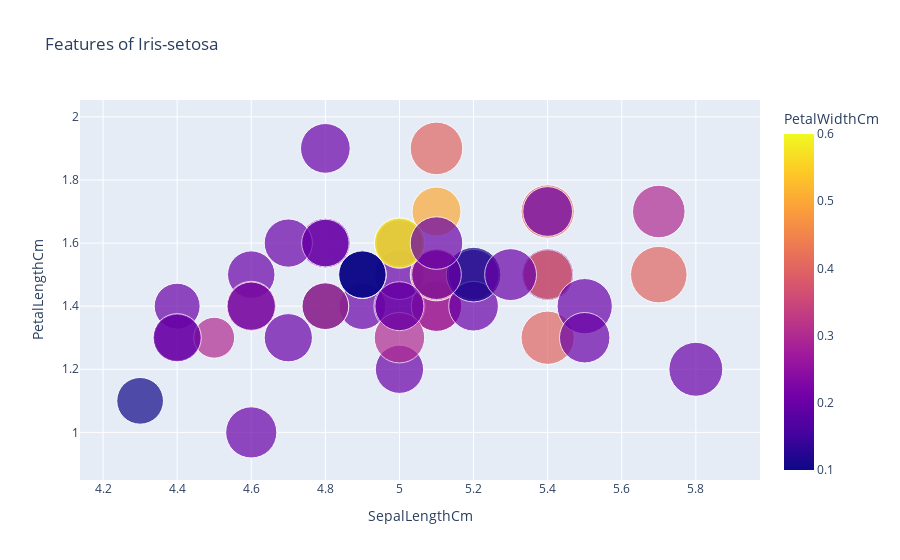
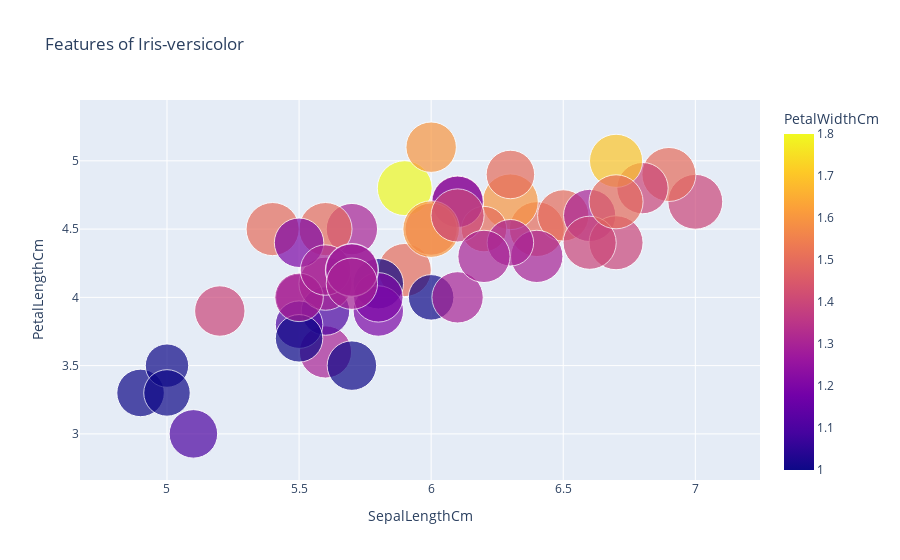
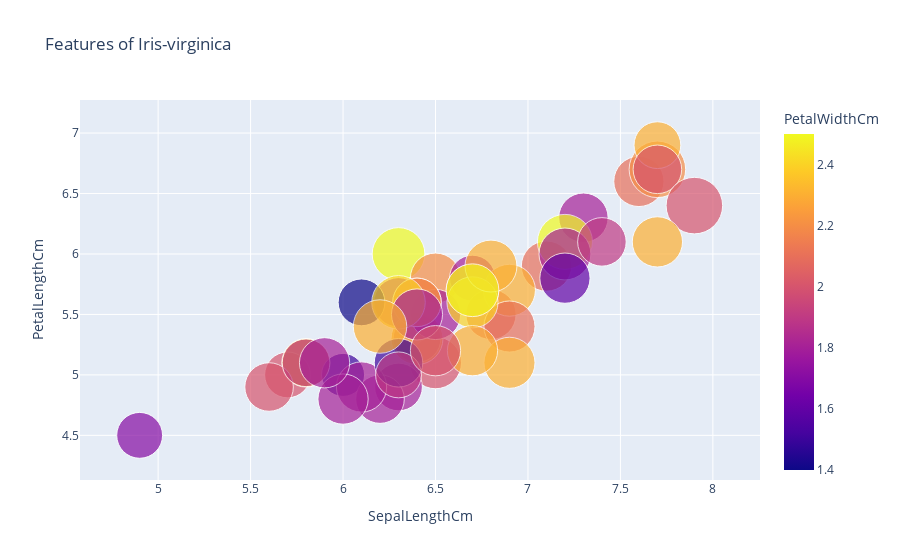

The notebook cell saved with these charts, in order:
### Markdown cell above
### Scatterplot for showing the relationship between Petal length & Sepal length corresponding to the sepal and petal width (i.e For each species)

### Code cell
fig1=px.scatter(df.query('Species=="Iris-setosa"'),x='SepalLengthCm',y='PetalLengthCm',size='SepalWidthCm',color='PetalWidthCm'
           ,title='Features of Iris-setosa',size_max=40)
fig2=px.scatter(df.query('Species=="Iris-versicolor"'),x='SepalLengthCm',y='PetalLengthCm',size='SepalWidthCm',color='PetalWidthCm'
           ,title='Features of Iris-versicolor',size_max=40)
fig3=px.scatter(df.query('Species=="Iris-virginica"'),x='SepalLengthCm',y='PetalLengthCm',size='SepalWidthCm',color='PetalWidthCm'
           ,title='Features of Iris-virginica',size_max=40)
fig1.show()
fig2.show()
fig3.show()

### Figure 1 — Plotly figure (JSON) as saved in the notebook; plotly's stock layout.template omitted (floating-point values rounded to 4 significant figures)
{"data": [{"hovertemplate": "SepalLengthCm=%{x}<br>PetalLengthCm=%{y}<br>SepalWidthCm=%{marker.size}<br>PetalWidthCm=%{marker.color}<extra></extra>", "legendgroup": "", "marker": {"color": [0.2, 0.2, 0.2, 0.2, 0.2, 0.4, 0.3, 0.2, 0.2, 0.1, 0.2, 0.2, 0.1, 0.1, 0.2, 0.4, 0.4, 0.3, 0.3, 0.3, 0.2, 0.4, 0.2, 0.5, 0.2, 0.2, 0.4, 0.2, 0.2, 0.2, 0.2, 0.4, 0.1, 0.2, 0.1, 0.2, 0.2, 0.1, 0.2, 0.2, 0.3, 0.3, 0.2, 0.6, 0.4, 0.3, 0.2, 0.2, 0.2, 0.2], "coloraxis": "coloraxis", "size": [3.5, 3, 3.2, 3.1, 3.6, 3.9, 3.4, 3.4, 2.9, 3.1, 3.7, 3.4, 3, 3, 4, 4.4, 3.9, 3.5, 3.8, 3.8, 3.4, 3.7, 3.6, 3.3, 3.4, 3, 3.4, 3.5, 3.4, 3.2, 3.1, 3.4, 4.1, 4.2, 3.1, 3.2, 3.5, 3.1, 3, 3.4, 3.5, 2.3, 3.2, 3.5, 3.8, 3, 3.8, 3.2, 3.7, 3.3], "sizemode": "area", "sizeref": 0.00275, "symbol": "circle"}, "mode": "markers", "name": "", "orientation": "v", "showlegend": false, "type": "scatter", "x": [5.1, 4.9, 4.7, 4.6, 5, 5.4, 4.6, 5, 4.4, 4.9, 5.4, 4.8, 4.8, 4.3, 5.8, 5.7, 5.4, 5.1, 5.7, 5.1, 5.4, 5.1, 4.6, 5.1, 4.8, 5, 5, 5.2, 5.2, 4.7, 4.8, 5.4, 5.2, 5.5, 4.9, 5, 5.5, 4.9, 4.4, 5.1, 5, 4.5, 4.4, 5, 5.1, 4.8, 5.1, 4.6, 5.3, 5], "xaxis": "x", "y": [1.4, 1.4, 1.3, 1.5, 1.4, 1.7, 1.4, 1.5, 1.4, 1.5, 1.5, 1.6, 1.4, 1.1, 1.2, 1.5, 1.3, 1.4, 1.7, 1.5, 1.7, 1.5, 1, 1.7, 1.9, 1.6, 1.6, 1.5, 1.4, 1.6, 1.6, 1.5, 1.5, 1.4, 1.5, 1.2, 1.3, 1.5, 1.3, 1.5, 1.3, 1.3, 1.3, 1.6, 1.9, 1.4, 1.6, 1.4, 1.5, 1.4], "yaxis": "y"}], "layout": {"coloraxis": {"colorbar": {"title": {"text": "PetalWidthCm"}}, "colorscale": [[0, "#0d0887"], [0.1111, "#46039f"], [0.2222, "#7201a8"], [0.3333, "#9c179e"], [0.4444, "#bd3786"], [0.5556, "#d8576b"], [0.6667, "#ed7953"], [0.7778, "#fb9f3a"], [0.8889, "#fdca26"], [1, "#f0f921"]]}, "legend": {"itemsizing": "constant", "tracegroupgap": 0}, "title": {"text": "Features of Iris-setosa"}, "xaxis": {"anchor": "y", "domain": [0, 1], "title": {"text": "SepalLengthCm"}}, "yaxis": {"anchor": "x", "domain": [0, 1], "title": {"text": "PetalLengthCm"}}}}

### Figure 2 — Plotly figure (JSON) as saved in the notebook; plotly's stock layout.template omitted (floating-point values rounded to 4 significant figures)
{"data": [{"hovertemplate": "SepalLengthCm=%{x}<br>PetalLengthCm=%{y}<br>SepalWidthCm=%{marker.size}<br>PetalWidthCm=%{marker.color}<extra></extra>", "legendgroup": "", "marker": {"color": [1.4, 1.5, 1.5, 1.3, 1.5, 1.3, 1.6, 1, 1.3, 1.4, 1, 1.5, 1, 1.4, 1.3, 1.4, 1.5, 1, 1.5, 1.1, 1.8, 1.3, 1.5, 1.2, 1.3, 1.4, 1.4, 1.7, 1.5, 1, 1.1, 1, 1.2, 1.6, 1.5, 1.6, 1.5, 1.3, 1.3, 1.3, 1.2, 1.4, 1.2, 1, 1.3, 1.2, 1.3, 1.3, 1.1, 1.3], "coloraxis": "coloraxis", "size": [3.2, 3.2, 3.1, 2.3, 2.8, 2.8, 3.3, 2.4, 2.9, 2.7, 2, 3, 2.2, 2.9, 2.9, 3.1, 3, 2.7, 2.2, 2.5, 3.2, 2.8, 2.5, 2.8, 2.9, 3, 2.8, 3, 2.9, 2.6, 2.4, 2.4, 2.7, 2.7, 3, 3.4, 3.1, 2.3, 3, 2.5, 2.6, 3, 2.6, 2.3, 2.7, 3, 2.9, 2.9, 2.5, 2.8], "sizemode": "area", "sizeref": 0.002125, "symbol": "circle"}, "mode": "markers", "name": "", "orientation": "v", "showlegend": false, "type": "scatter", "x": [7, 6.4, 6.9, 5.5, 6.5, 5.7, 6.3, 4.9, 6.6, 5.2, 5, 5.9, 6, 6.1, 5.6, 6.7, 5.6, 5.8, 6.2, 5.6, 5.9, 6.1, 6.3, 6.1, 6.4, 6.6, 6.8, 6.7, 6, 5.7, 5.5, 5.5, 5.8, 6, 5.4, 6, 6.7, 6.3, 5.6, 5.5, 5.5, 6.1, 5.8, 5, 5.6, 5.7, 5.7, 6.2, 5.1, 5.7], "xaxis": "x", "y": [4.7, 4.5, 4.9, 4, 4.6, 4.5, 4.7, 3.3, 4.6, 3.9, 3.5, 4.2, 4, 4.7, 3.6, 4.4, 4.5, 4.1, 4.5, 3.9, 4.8, 4, 4.9, 4.7, 4.3, 4.4, 4.8, 5, 4.5, 3.5, 3.8, 3.7, 3.9, 5.1, 4.5, 4.5, 4.7, 4.4, 4.1, 4, 4.4, 4.6, 4, 3.3, 4.2, 4.2, 4.2, 4.3, 3, 4.1], "yaxis": "y"}], "layout": {"coloraxis": {"colorbar": {"title": {"text": "PetalWidthCm"}}, "colorscale": [[0, "#0d0887"], [0.1111, "#46039f"], [0.2222, "#7201a8"], [0.3333, "#9c179e"], [0.4444, "#bd3786"], [0.5556, "#d8576b"], [0.6667, "#ed7953"], [0.7778, "#fb9f3a"], [0.8889, "#fdca26"], [1, "#f0f921"]]}, "legend": {"itemsizing": "constant", "tracegroupgap": 0}, "title": {"text": "Features of Iris-versicolor"}, "xaxis": {"anchor": "y", "domain": [0, 1], "title": {"text": "SepalLengthCm"}}, "yaxis": {"anchor": "x", "domain": [0, 1], "title": {"text": "PetalLengthCm"}}}}

### Figure 3 — Plotly figure (JSON) as saved in the notebook; plotly's stock layout.template omitted (floating-point values rounded to 4 significant figures)
{"data": [{"hovertemplate": "SepalLengthCm=%{x}<br>PetalLengthCm=%{y}<br>SepalWidthCm=%{marker.size}<br>PetalWidthCm=%{marker.color}<extra></extra>", "legendgroup": "", "marker": {"color": [2.5, 1.9, 2.1, 1.8, 2.2, 2.1, 1.7, 1.8, 1.8, 2.5, 2, 1.9, 2.1, 2, 2.4, 2.3, 1.8, 2.2, 2.3, 1.5, 2.3, 2, 2, 1.8, 2.1, 1.8, 1.8, 1.8, 2.1, 1.6, 1.9, 2, 2.2, 1.5, 1.4, 2.3, 2.4, 1.8, 1.8, 2.1, 2.4, 2.3, 1.9, 2.3, 2.5, 2.3, 1.9, 2, 2.3, 1.8], "coloraxis": "coloraxis", "size": [3.3, 2.7, 3, 2.9, 3, 3, 2.5, 2.9, 2.5, 3.6, 3.2, 2.7, 3, 2.5, 2.8, 3.2, 3, 3.8, 2.6, 2.2, 3.2, 2.8, 2.8, 2.7, 3.3, 3.2, 2.8, 3, 2.8, 3, 2.8, 3.8, 2.8, 2.8, 2.6, 3, 3.4, 3.1, 3, 3.1, 3.1, 3.1, 2.7, 3.2, 3.3, 3, 2.5, 3, 3.4, 3], "sizemode": "area", "sizeref": 0.002375, "symbol": "circle"}, "mode": "markers", "name": "", "orientation": "v", "showlegend": false, "type": "scatter", "x": [6.3, 5.8, 7.1, 6.3, 6.5, 7.6, 4.9, 7.3, 6.7, 7.2, 6.5, 6.4, 6.8, 5.7, 5.8, 6.4, 6.5, 7.7, 7.7, 6, 6.9, 5.6, 7.7, 6.3, 6.7, 7.2, 6.2, 6.1, 6.4, 7.2, 7.4, 7.9, 6.4, 6.3, 6.1, 7.7, 6.3, 6.4, 6, 6.9, 6.7, 6.9, 5.8, 6.8, 6.7, 6.7, 6.3, 6.5, 6.2, 5.9], "xaxis": "x", "y": [6, 5.1, 5.9, 5.6, 5.8, 6.6, 4.5, 6.3, 5.8, 6.1, 5.1, 5.3, 5.5, 5, 5.1, 5.3, 5.5, 6.7, 6.9, 5, 5.7, 4.9, 6.7, 4.9, 5.7, 6, 4.8, 4.9, 5.6, 5.8, 6.1, 6.4, 5.6, 5.1, 5.6, 6.1, 5.6, 5.5, 4.8, 5.4, 5.6, 5.1, 5.1, 5.9, 5.7, 5.2, 5, 5.2, 5.4, 5.1], "yaxis": "y"}], "layout": {"coloraxis": {"colorbar": {"title": {"text": "PetalWidthCm"}}, "colorscale": [[0, "#0d0887"], [0.1111, "#46039f"], [0.2222, "#7201a8"], [0.3333, "#9c179e"], [0.4444, "#bd3786"], [0.5556, "#d8576b"], [0.6667, "#ed7953"], [0.7778, "#fb9f3a"], [0.8889, "#fdca26"], [1, "#f0f921"]]}, "legend": {"itemsizing": "constant", "tracegroupgap": 0}, "title": {"text": "Features of Iris-virginica"}, "xaxis": {"anchor": "y", "domain": [0, 1], "title": {"text": "SepalLengthCm"}}, "yaxis": {"anchor": "x", "domain": [0, 1], "title": {"text": "PetalLengthCm"}}}}
